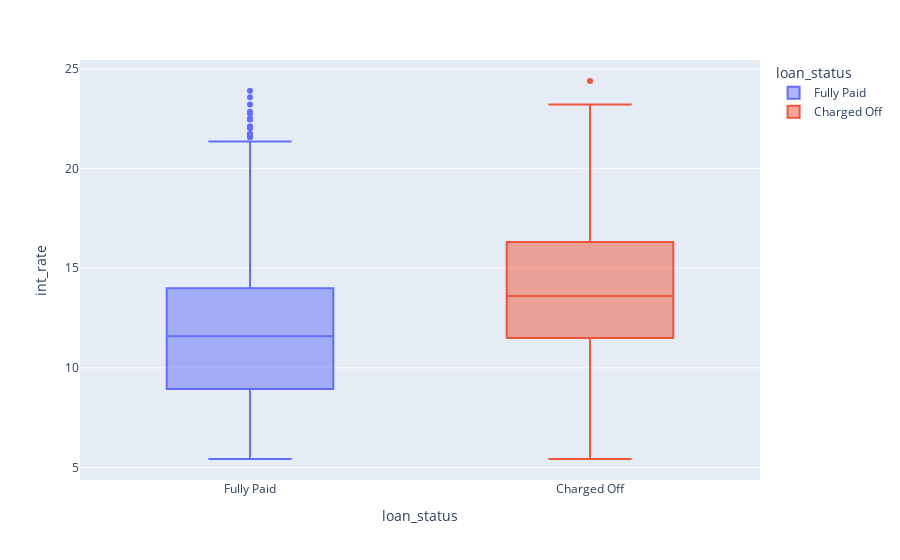

The notebook cell this image was saved under:
### Code cell
#Let's view the spread of intrest rate among Fully Paid and Charged off Borrowers.
fig = px.box(loanData, x='loan_status', y='int_rate',color='loan_status')
fig.show()

### Figure 1 — Plotly figure (JSON) as saved in the notebook; plotly's stock layout.template omitted (floating-point values rounded to 4 significant figures; data arrays with more than 128 entries replaced by an {"elided": "..."} marker saying what was removed)
{"data": [{"alignmentgroup": "True", "hovertemplate": "loan_status=%{x}<br>int_rate=%{y}<extra></extra>", "legendgroup": "Fully Paid", "marker": {"color": "#636efa"}, "name": "Fully Paid", "notched": false, "offsetgroup": "Fully Paid", "orientation": "v", "showlegend": true, "type": "box", "x": {"elided": "14081 str values"}, "x0": " ", "xaxis": "x", "y": {"elided": "14081 float values"}, "y0": " ", "yaxis": "y"}, {"alignmentgroup": "True", "hovertemplate": "loan_status=%{x}<br>int_rate=%{y}<extra></extra>", "legendgroup": "Charged Off", "marker": {"color": "#EF553B"}, "name": "Charged Off", "notched": false, "offsetgroup": "Charged Off", "orientation": "v", "showlegend": true, "type": "box", "x": {"elided": "2555 str values"}, "x0": " ", "xaxis": "x", "y": {"elided": "2555 float values"}, "y0": " ", "yaxis": "y"}], "layout": {"boxmode": "overlay", "legend": {"title": {"text": "loan_status"}, "tracegroupgap": 0}, "margin": {"t": 60}, "xaxis": {"anchor": "y", "categoryarray": ["Fully Paid", "Charged Off"], "categoryorder": "array", "domain": [0, 1], "title": {"text": "loan_status"}}, "yaxis": {"anchor": "x", "domain": [0, 1], "title": {"text": "int_rate"}}}}
